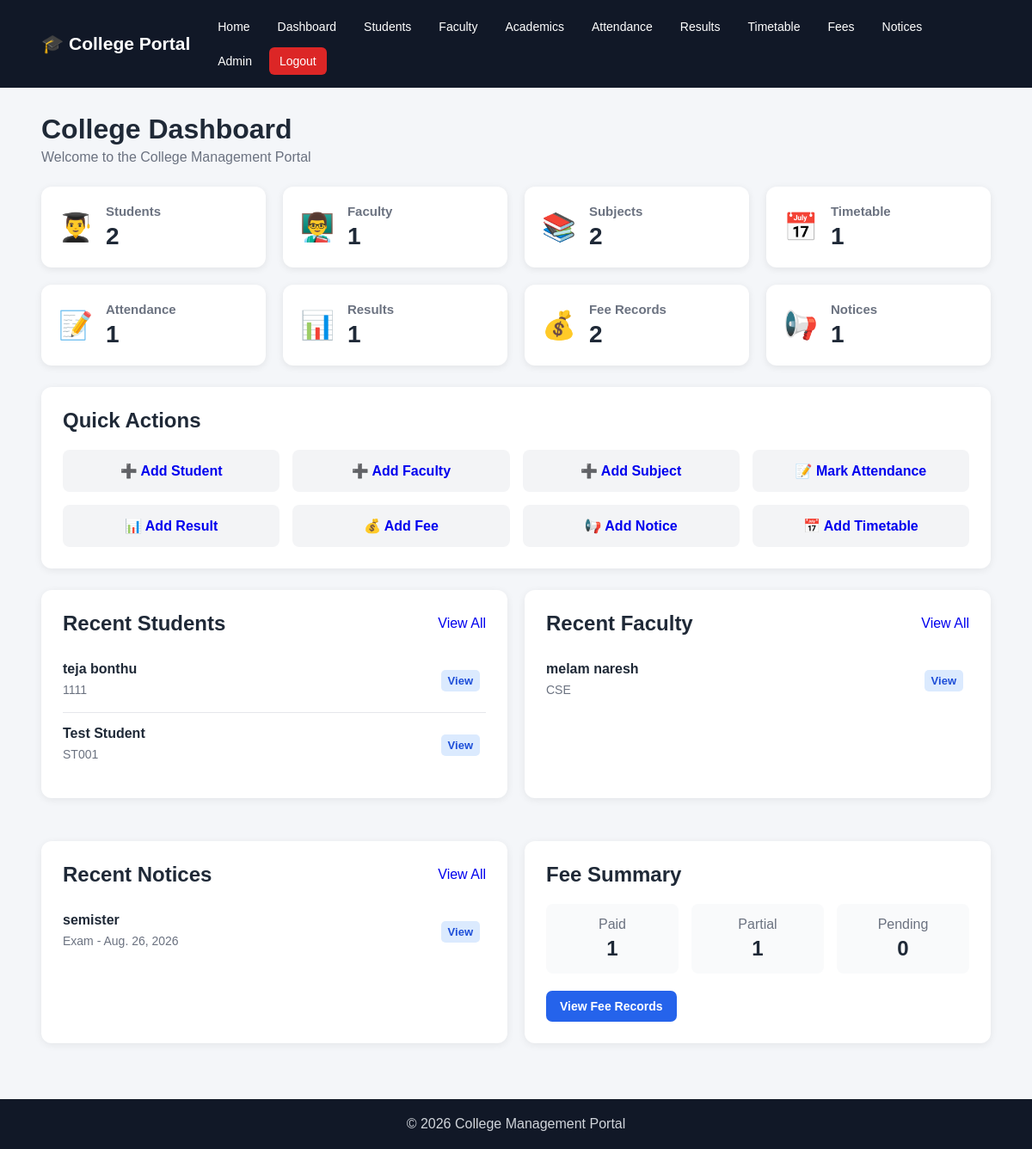
The page /dashboard/ (signed in) on the database its author committed.
### students/models.py (models this page shows, shortened)
class Student(models.Model):
    GENDER_CHOICES = [
        ('Male', 'Male'),
        ('Female', 'Female'),
        ('Other', 'Other'),
    ]
    student_id = models.CharField(
        max_length=20,
        unique=True
    )
    first_name = models.CharField(
        max_length=100
    )
    last_name = models.CharField(
        max_length=100
    )
    email = models.EmailField(
        unique=True
    )
    phone = models.CharField(
        max_length=15
    )
    date_of_birth = models.DateField()
    gender = models.CharField(
        max_length=10,
        choices=GENDER_CHOICES
    )
    department = models.CharField(
        max_length=100
    )
    course = models.CharField(
        max_length=100
    )
    year = models.IntegerField()
    address = models.TextField()
    admission_date = models.DateField(
        auto_now_add=True
    )
    created_at = models.DateTimeField(
        auto_now_add=True
    )

### faculty/models.py (models this page shows, shortened)
class Faculty(models.Model):
    GENDER_CHOICES = [
        ('Male', 'Male'),
        ('Female', 'Female'),
        ('Other', 'Other'),
    ]
    faculty_id = models.CharField(
        max_length=20,
        unique=True
    )
    first_name = models.CharField(
        max_length=100
    )
    last_name = models.CharField(
        max_length=100
    )
    email = models.EmailField(
        unique=True
    )
    phone = models.CharField(
        max_length=15
    )
    gender = models.CharField(
        max_length=10,
        choices=GENDER_CHOICES
    )
    department = models.CharField(
        max_length=100
    )
    designation = models.CharField(
        max_length=100
    )
    qualification = models.CharField(
        max_length=200
    )
    joining_date = models.DateField()
    address = models.TextField()
    created_at = models.DateTimeField(
        auto_now_add=True
    )

### notices/models.py (models this page shows, shortened)
class Notice(models.Model):
    CATEGORY_CHOICES = [
        ('General', 'General'),
        ('Academic', 'Academic'),
        ('Exam', 'Exam'),
        ('Event', 'Event'),
        ('Placement', 'Placement'),
        ('Holiday', 'Holiday'),
    ]
    title = models.CharField(max_length=200)
    description = models.TextField()
    category = models.CharField(
        max_length=20,
        choices=CATEGORY_CHOICES,
        default='General'
    )
    notice_date = models.DateField()
    is_active = models.BooleanField(default=True)
    created_at = models.DateTimeField(auto_now_add=True)
    class Meta:
        ordering = ['-notice_date', '-created_at']

### college_portal/views.py (the view)
@login_required
def dashboard(request):
    total_students = Student.objects.count()
    total_faculty = Faculty.objects.count()
    total_subjects = Subject.objects.count()
    total_attendance = Attendance.objects.count()
    total_results = Result.objects.count()
    total_fees = Fee.objects.count()
    total_notices = Notice.objects.count()
    total_timetable = Timetable.objects.count()
    recent_students = Student.objects.all().order_by(
        '-created_at'
    )[:5]
    recent_faculty = Faculty.objects.all().order_by(
        '-created_at'
    )[:5]
    recent_notices = Notice.objects.all().order_by(
        '-notice_date'
    )[:5]
    paid_fees = Fee.objects.filter(
        payment_status='Paid'
    ).count()
    partial_fees = Fee.objects.filter(
        payment_status='Partial'
    ).count()
    pending_fees = Fee.objects.filter(
        payment_status='Pending'
    ).count()
    context = {
        'total_students': total_students,
        'total_faculty': total_faculty,
        'total_subjects': total_subjects,
        'total_attendance': total_attendance,
        'total_results': total_results,
        'total_fees': total_fees,
        'total_notices': total_notices,
        'total_timetable': total_timetable,
        'recent_students': recent_students,
        'recent_faculty': recent_faculty,
        'recent_notices': recent_notices,
        'paid_fees': paid_fees,
        'partial_fees': partial_fees,
        'pending_fees': pending_fees,
    }
    return render(
        request,
        'dashboard.html',
        context
    )

### templates/dashboard.html (shortened to what this page needs)
{% extends 'base.html' %}
{% block content %}
<div class="dashboard-header">
    <div>
        <h1>
            College Dashboard
        </h1>
        <p>
            Welcome to the College Management Portal
        </p>
    </div>
</div>
<div class="stats-grid">
    <div class="stat-card">
        <div class="stat-icon">
            👨‍🎓
        </div>
        <div>
            <h3>
                Students
            </h3>
            <p class="stat-number">
                {{ total_students }}
            </p>
        </div>
    </div>
    <div class="stat-card">
        <div class="stat-icon">
            👨‍🏫
        </div>
        <div>
            <h3>
                Faculty
            </h3>
            <p class="stat-number">
                {{ total_faculty }}
            </p>
        </div>
    </div>
    <div class="stat-card">
        <div class="stat-icon">
            📚
        </div>
        <div>
            <h3>
                Subjects
            </h3>
            <p class="stat-number">
                {{ total_subjects }}
            </p>
        </div>
    </div>
    <div class="stat-card">
        <div class="stat-icon">
            📅
        </div>
        <div>
            <h3>
                Timetable
            </h3>
            <p class="stat-number">
                {{ total_timetable }}
            </p>
        </div>
    </div>
    <div class="stat-card">
        <div class="stat-icon">
            📝
        </div>
        <div>
            <h3>
                Attendance
            </h3>
            <p class="stat-number">
                {{ total_attendance }}
            </p>
        </div>
    </div>
    <div class="stat-card">
        <div class="stat-icon">
            📊
        </div>
        <div>
            <h3>
                Results
            </h3>
            <p class="stat-number">
                {{ total_results }}
            </p>
        </div>
    </div>
    <div class="stat-card">
        <div class="stat-icon">
            💰
        </div>
        <div>
            <h3>
                Fee Records
            </h3>
            <p class="stat-number">
                {{ total_fees }}
            </p>
        </div>
    </div>
    <div class="stat-card">
        <div class="stat-icon">
            📢
        </div>
        <div>
            <h3>
                Notices
            </h3>
            <p class="stat-number">
                {{ total_notices }}
            </p>
        </div>
    </div>
</div>
<div class="card">
    <h2>
        Quick Actions
    </h2>
    <div class="quick-actions">
        <a
            href="{% url 'student_create' %}"
            class="quick-action">
            ➕ Add Student
        </a>
        <a
            href="{% url 'faculty_create' %}"
            class="quick-action">
            ➕ Add Faculty
        </a>
        <a
            href="{% url 'subject_create' %}"
            class="quick-action">
            ➕ Add Subject
        </a>
        <a
            href="{% url 'attendance_create' %}"
            class="quick-action">
            📝 Mark Attendance
        </a>
        <a
            href="{% url 'result_create' %}"
            class="quick-action">
            📊 Add Result
        </a>
        <a
            href="{% url 'fee_create' %}"
            class="quick-action">
            💰 Add Fee
        </a>
        <a
            href="{% url 'notice_create' %}"
            class="quick-action">
            📢 Add Notice
        </a>
        <a
            href="{% url 'timetable_create' %}"
            class="quick-action">
            📅 Add Timetable
        </a>
    </div>
</div>
<div class="dashboard-columns">
    <div class="card">
        <div class="card-header">
            <h2>
                Recent Students
            </h2>
            <a
                href="{% url 'student_list' %}">
                View All
            </a>
        </div>
        {% if recent_students %}
        <div class="recent-list">
            {% for student in recent_students %}
            <div class="recent-item">
                <div>
                    <strong>
                        {{ student.first_name }}
                        {{ student.last_name }}
                    </strong>
                    <p>
                        {{ student.student_id }}
                    </p>
                </div>
                <a
                    href="{% url 'student_detail' student.pk %}"
                    class="action-view">
                    View
                </a>
            </div>
            {% endfor %}
        </div>
        {% else %}
        <p>
            No students added yet.
        </p>
        {% endif %}
    </div>
    <div class="card">
        <div class="card-header">
            <h2>
                Recent Faculty
            </h2>
            <a
                href="{% url 'faculty_list' %}">
                View All
            </a>
        </div>
        {% if recent_faculty %}
        <div class="recent-list">
            {% for faculty in recent_faculty %}
            <div class="recent-item">
                <div>
                    <strong>
                        {{ faculty.first_name }}
                        {{ faculty.last_name }}
                    </strong>
                    <p>
                        {{ faculty.department }}
                    </p>
                </div>
                <a
                    href="{% url 'faculty_detail' faculty.pk %}"
                    class="action-view">
                    View
                </a>
            </div>
            {% endfor %}
        </div>
        {% else %}
        <p>
            No faculty added yet.
        </p>
        {% endif %}
    </div>
</div>
<div class="dashboard-columns">
    <div class="card">
        <div class="card-header">
            <h2>
                Recent Notices
            </h2>
            <a
                href="{% url 'notice_list' %}">
                View All
            </a>
        </div>
        {% if recent_notices %}
        <div class="recent-list">
            {% for notice in recent_notices %}
            <div class="recent-item">
                <div>
                    <strong>
                        {{ notice.title }}
                    </strong>
                    <p>
                        {{ notice.category }}
                        -
                        {{ notice.notice_date }}
                    </p>
                </div>
                <a
                    href="{% url 'notice_detail' notice.pk %}"
                    class="action-view">
                    View
                </a>
            </div>
            {% endfor %}
        </div>
        {% else %}
        <p>
            No notices available.
        </p>
        {% endif %}
    </div>
    <div class="card">
        <h2>
            Fee Summary
        </h2>
        <div class="fee-summary">
            <div class="fee-summary-item">
                <span>
                    Paid
                </span>
                <strong>
                    {{ paid_fees }}
                </strong>
            </div>
            <div class="fee-summary-item">
                <span>
                    Partial
                </span>
                <strong>
                    {{ partial_fees }}
                </strong>
            </div>
            <div class="fee-summary-item">
                <span>
                    Pending
                </span>
                <strong>
                    {{ pending_fees }}
                </strong>
            </div>
        </div>
        <a
            href="{% url 'fee_list' %}"
            class="btn-primary">
            View Fee Records
        </a>
    </div>
</div>
{% endblock %}

### templates/base.html (shortened to what this page needs)
{% load static %}
<!DOCTYPE html>
<html lang="en">
<head>
<link rel="stylesheet" href="{% static 'css/style.css' %}">
</head>
<body>
<header class="navbar">
<div class="logo">
    🎓 College Portal
</div>
<nav>
    <a href="/">Home</a>
{% if user.is_authenticated %}
<a href="{% url 'dashboard' %}">
    Dashboard
</a>
<a href="{% url 'student_list' %}">
    Students
</a>
<a href="{% url 'faculty_list' %}">
    Faculty
</a>
<a href="/academics/">
    Academics
</a>
<a href="{% url 'attendance_list' %}">
    Attendance
</a>
<a href="{% url 'result_list' %}">
    Results
</a>
<a href="{% url 'timetable_list' %}">
    Timetable
</a>
<a href="{% url 'fee_list' %}">
    Fees
</a>
<a href="/notices/">
    Notices
</a>
<a href="/admin/">
    Admin
</a>
<form
    method="POST"
    action="{% url 'logout' %}"
    style="display: inline;">
    <button
        type="submit"
        class="logout-button">
        Logout
    </button>
</form>
{% else %}
<a href="{% url 'login' %}">
    Login
</a>
{% endif %}
</nav>
</header>
<main class="container">
{% block content %}
{% endblock %}
</main>
<footer>
    <p>© 2026 College Management Portal</p>
</footer>
</body>
</html>

### rows shown on the page
Student: first_name "teja", last_name "bonthu", student_id "1111"
Student: first_name "Test", last_name "Student", student_id "ST001"
Faculty: first_name "melam", last_name "naresh", department "CSE"
Notice: title "semister", category "Exam", notice_date "Aug. 26, 2026"

### other values the page prints
{{ total_students }} "2"
{{ total_faculty }} "1"
{{ total_subjects }} "2"
{{ total_timetable }} "1"
{{ total_attendance }} "1"
{{ total_results }} "1"
{{ total_fees }} "2"
{{ total_notices }} "1"
{{ paid_fees }} "1"
{{ partial_fees }} "1"
{{ pending_fees }} "0"
